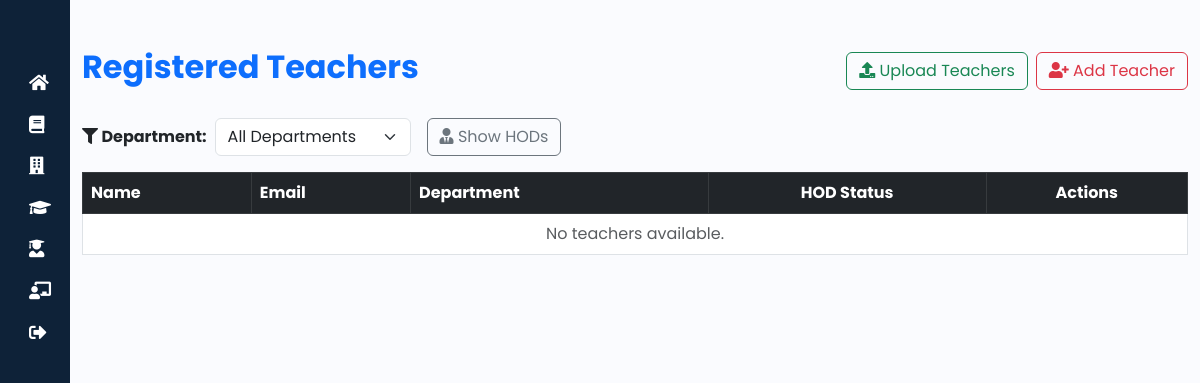
Page /teacher-list/ (signed in) on the earlier database version.
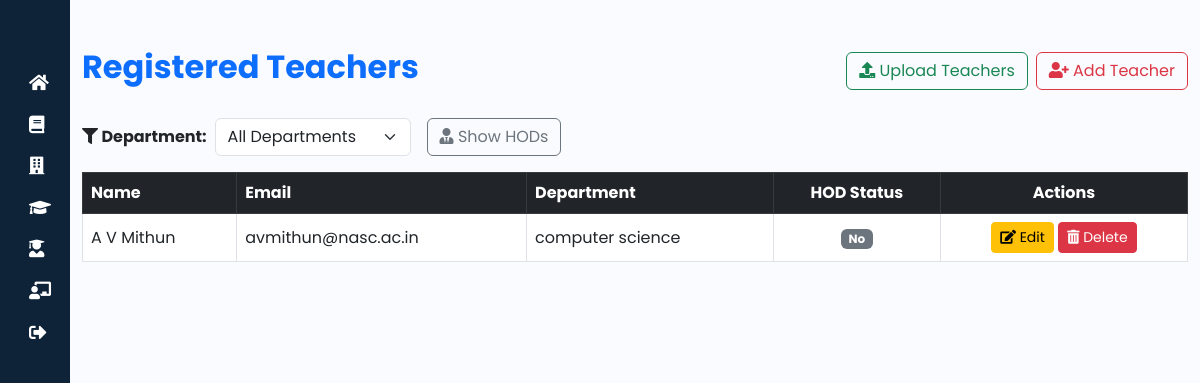
Same page on the later database version.
### rapid/models.py (models this page shows, shortened)
class Teacher(models.Model):
    teacher_id = models.AutoField(primary_key=True)
    teacher_name = models.CharField(max_length=100)
    user_id = models.OneToOneField(User, on_delete=models.CASCADE)
    department_id = models.ForeignKey(Department, on_delete=models.CASCADE)
    phone = models.CharField(max_length=15, unique=True)
    email = models.EmailField(unique=True)
    is_hod = models.BooleanField(default=False)  # New field to mark HODs

class Department(models.Model):
    department_id=models.AutoField(primary_key=True)
    department_name=models.CharField(max_length=100)

### rapid/views.py (the view)
# urls.py: path('teacher-list/', views.teacher_list, name='teacher_list'),
@login_required
@admin_required
def teacher_list(request):
    teachers = Teacher.objects.all()  # Fetch all teachers from the database
    departments = Department.objects.all()  # Fetch all departments
    return render(request, 'rapid/teacher_list.html', {'teachers': teachers,"departments": departments})

### rapid/templates/rapid/teacher_list.html (shortened to what this page needs)
{% extends "base.html" %}
{% block content %}
<div class="container mt-5">
    <div class="d-flex justify-content-between align-items-center mb-4">
        <h2 class="fw-bold text-primary">Registered Teachers</h2>
        <div class="d-flex gap-2">
            <a href="/upload-teachers/" class="btn btn-outline-success">
                <i class="fas fa-upload"></i> Upload Teachers
            </a>
            <a href="/create-teacher/" class="btn btn-outline-danger">
                <i class="fas fa-user-plus"></i> Add Teacher
            </a>
        </div>
    </div>
    <div class="d-flex gap-3 mb-3">
        <div class="d-flex align-items-center gap-2">
            <label for="departmentFilter" class="fw-bold mb-0">
                <i class="fas fa-filter"></i> Department:
            </label>
            <select id="departmentFilter" class="form-select w-auto">
                <option value="all">All Departments</option>
            </select>
        </div>
        <button id="filterHodsBtn" class="btn btn-outline-secondary">
            <i class="fas fa-user-tie"></i> Show HODs
        </button>
    </div>
    <div class="table-responsive">
        <table class="table table-hover table-bordered align-middle">
            <thead class="table-dark">
                <tr>
                    <th>Name</th>
                    <th>Email</th>
                    <th>Department</th>
                    <th class="text-center">HOD Status</th>
                    <th class="text-center">Actions</th>
                </tr>
            </thead>
            <tbody id="teacherTable">
                {% for teacher in teachers %}
                <tr class="{% if teacher.is_hod %}hod{% else %}non-hod{% endif %}" data-department="{{ teacher.department_id.department_id }}">
                    <td>{{ teacher.teacher_name }}</td>
                    <td>{{ teacher.email }}</td>
                    <td>{{ teacher.department_id.department_name }}</td>
                    <td class="text-center">
                        {% if teacher.is_hod %}
                            <span class="badge bg-success">Yes</span>
                        {% else %}
                            <span class="badge bg-secondary">No</span>
                        {% endif %}
                    </td>
                    <td class="text-center">
                        <a href="{% url 'edit_teacher' teacher.pk %}" class="btn btn-warning btn-sm">
                            <i class="fas fa-edit"></i> Edit
                        </a>
                        <a href="{% url 'delete_teacher' teacher.teacher_id %}"
                           onclick="return confirm('Are you sure you want to delete this teacher?');"
                           class="btn btn-danger btn-sm">
                            <i class="fas fa-trash-alt"></i> Delete
                        </a>
                    </td>
                </tr>
                {% empty %}
                <tr>
                    <td colspan="5" class="text-center text-muted">No teachers available.</td>
                </tr>
                {% endfor %}
            </tbody>
        </table>
    </div>
</div>
{% endblock %}

Differences in the rows shown:
added Teacher: teacher_name "A V Mithun", email "avmithun@nasc.ac.in", department_id.department_name "computer science", is_hod "No"
Other differences:
text no longer shown: "No teachers available."
